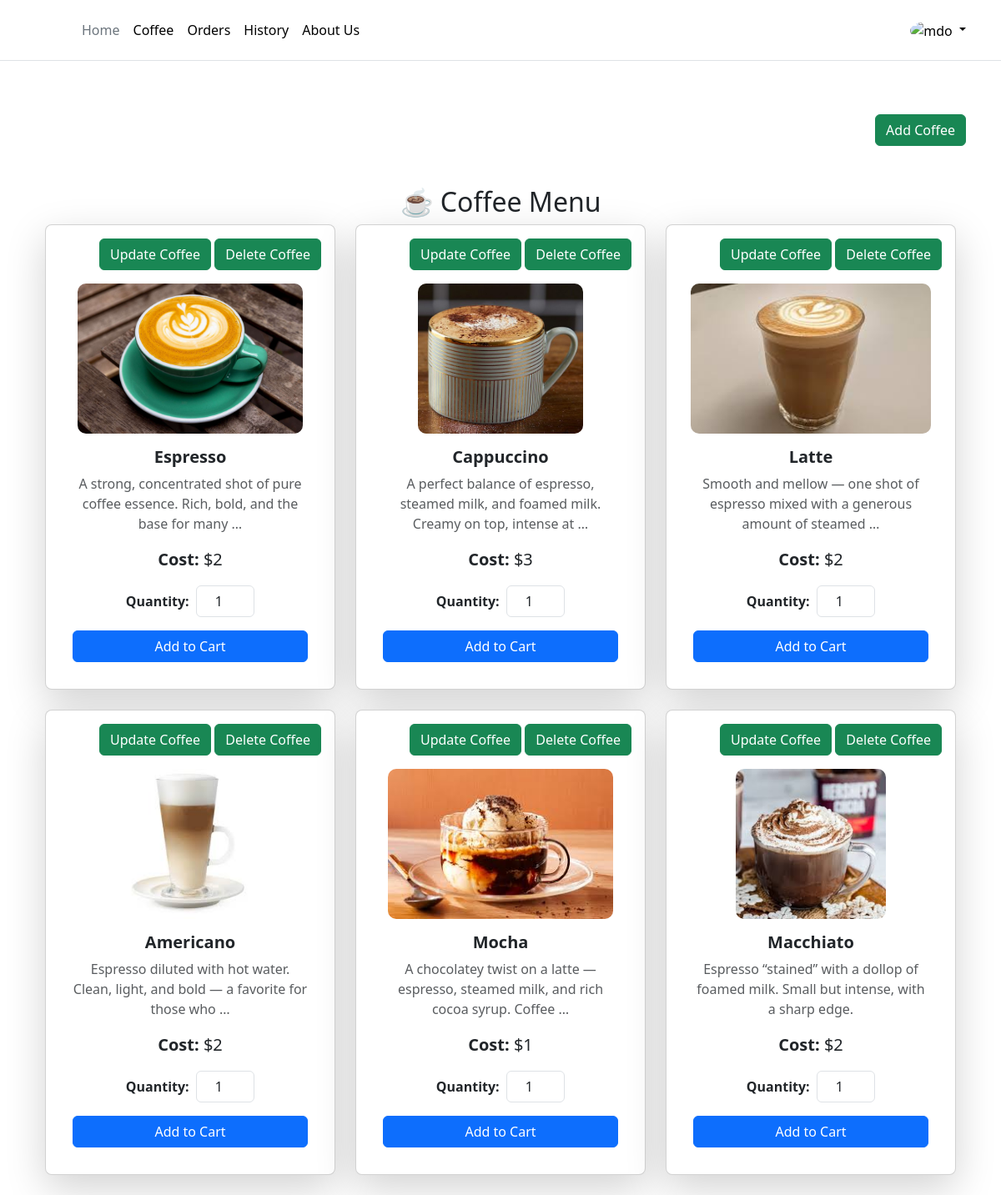
Page /coffee (signed in) on the committed database.
### coffee/models.py (models this page shows, shortened)
class Coffee(models.Model):
    image = models.ImageField(upload_to="static/coffee_images/")
    name = models.CharField(max_length=100)
    description = models.TextField()
    cost = models.IntegerField()

### coffee/views.py (the view)
# urls.py: path('coffee', views.coffee, name='coffee'),
def coffee(request):
    if request.method == 'GET':
        coffee = Coffee.objects.all()
        return render(request, 'coffee.html', {"coffees": coffee})
    if request.method == 'POST':
        return render(request, 'coffee.html')
    return render(request, 'coffee.html')

### templates/coffee.html (shortened to what this page needs)
{% extends '_partials/base.html' %}
{% load static %}
{% block body %}
<div class="container">
    <br>
    <br>
    {% if user.is_superuser %}
    <div class="text-end mb-3">
        <a href="{% url 'add_coffee' %}" class="btn btn-success">Add Coffee</a>
    </div>
    {% endif %}
    <div class="container mt-5">
        <h2 class="text-center">☕ Coffee Menu</h2>
        <div class="row">
            {% for coffee in coffees %}
            <div class="col-md-4 mb-4">
                <div class="card shadow-lg rounded-3 text-center p-3">
                    {% if user.is_superuser %}
                    <div class="text-end mb-3">
                        <a href="{% url 'coffee_form_add_update' coffee.id %}" class="btn btn-success">Update Coffee</a>
                        <a href="{% url 'delete_coffee' coffee.id %}" class="btn btn-success">Delete Coffee</a>
                    </div>
                    {% endif %}
                    <img src="/{{ coffee.image }}" class="card-img-top mx-auto d-block"
                        style="height: 180px; width: auto; object-fit: cover; border-radius: 10px;"
                        alt="{{ coffee.name }}">
                    <div class="card-body">
                        <h5 class="card-title fw-bold">{{ coffee.name }}</h5>
                        <p class="card-text text-muted">{{ coffee.description|truncatewords:15 }}</p>
                        <p class="text-dark fs-5"><strong>Cost:</strong> ${{ coffee.cost }}</p>
                        {% if user.is_authenticated %}
                        <div class="d-flex justify-content-center align-items-center">
                            <label for="qty-{{ coffee.id }}" class="me-2 fw-semibold">Quantity:</label>
                            <input type="number" id="qty-{{ coffee.id }}" class="form-control w-25 text-center"
                                value="1" min="1">
                        </div>
                        <button class="btn btn-primary mt-3 w-100"
                            onclick="addToCart({{ coffee.id }}, '{{ coffee.name }}', {{ coffee.cost }})">
                             Add to Cart
                        </button>
                        {% endif %}
                    </div>
                </div>
            </div>
            {% endfor %}
        </div>
    </div>
</div>
{% endblock %}

### rows in the picture
Coffee: image (picture), name "Espresso", description "A strong, concentrated shot of pure coffee essence. Rich, bold, and the base for many …", cost "2"
Coffee: image (picture), name "Cappuccino", description "A perfect balance of espresso, steamed milk, and foamed milk. Creamy on top, intense at …", cost "3"
Coffee: image (picture), name "Latte", description "Smooth and mellow — one shot of espresso mixed with a generous amount of steamed …", cost "2"
Coffee: image (picture), name "Americano", description "Espresso diluted with hot water. Clean, light, and bold — a favorite for those who …", cost "2"
Coffee: image (picture), name "Mocha", description "A chocolatey twist on a latte — espresso, steamed milk, and rich cocoa syrup. Coffee …", cost "1"
Coffee: image (picture), name "Macchiato", description "Espresso “stained” with a dollop of foamed milk. Small but intense, with a sharp edge.", cost "2"
